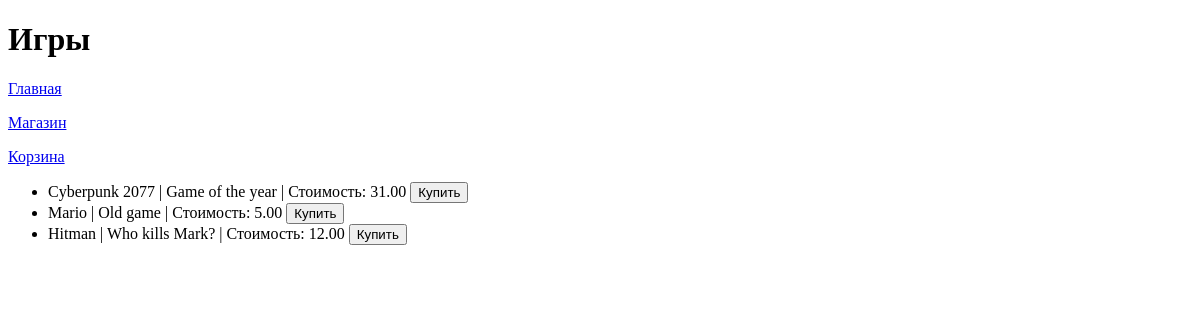
The page /platform/games/ on the database as committed earlier.
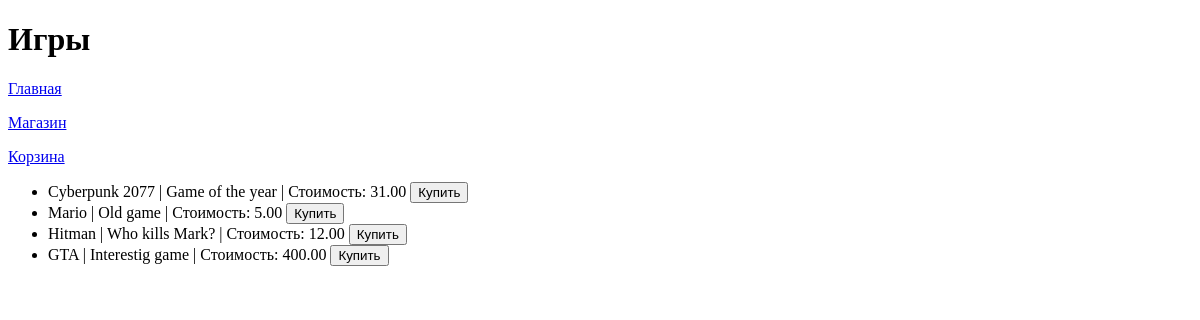
The same page on the database as committed later.
### task1/models.py (models this page shows, shortened)
class Game(models.Model):
    title = models.CharField(max_length=200)
    cost = models.DecimalField(decimal_places=2, max_digits=100)
    size = models.DecimalField(decimal_places=2, max_digits=100)
    description = models.TextField()
    age_limited = models.BooleanField(default=False)
    buyer = models.ManyToManyField(Buyer, related_name="games")

### task1/views.py (the view)
# urls.py: path('platform/games/', views.games),
def games(request):
    title = "Games"
    name = "Игры"
    button = "Купить"
    games = Game.objects.all()
    context = {
        'title': title,
        'name': name,
        'button': button,
        'games': games,
    }
    return render(request, 'fourth_task/games.html', context)

### templates/fourth_task/games.html
{% extends 'fourth_task/menu.html' %}
{% block pagename %}<h1>Игры</h1>{% endblock %}
{% block menu %}{{ block.super }}{% endblock %}
{% block content %}
    <ul>
        {% for game in games %}
            <li>{{ game.title }} | {{ game.description }} | Стоимость: {{ game.cost }} <button>Купить</button></li>
        {% endfor %}
    </ul>
{% endblock %}

Rows that differ between the two databases and show on the page:
added Game: title "GTA", description "Interestig game", cost "400.00"
